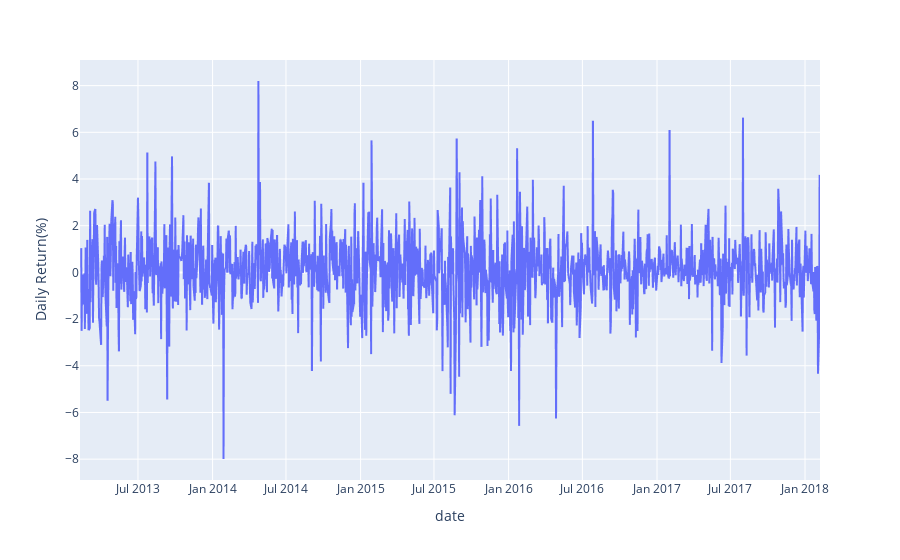

Notebook cell for this chart:
### Code cell
## Plotting Line-plot of "date" vs "Daily return(%)"
px.line(apple , x="date" , y="Daily Return(%)")

### Figure 1 — Plotly figure (JSON) as saved in the notebook; plotly's stock layout.template omitted (floating-point values rounded to 4 significant figures; data arrays with more than 128 entries replaced by an {"elided": "..."} marker saying what was removed)
{"data": [{"hovertemplate": "date=%{x}<br>Daily Return(%)=%{y}<extra></extra>", "legendgroup": "", "line": {"color": "#636efa", "dash": "solid"}, "marker": {"symbol": "circle"}, "mode": "lines", "name": "", "showlegend": false, "type": "scattergl", "x": {"elided": "1259 str values"}, "xaxis": "x", "y": {"elided": "1259 float values"}, "yaxis": "y"}], "layout": {"legend": {"tracegroupgap": 0}, "margin": {"t": 60}, "xaxis": {"anchor": "y", "domain": [0, 1], "title": {"text": "date"}}, "yaxis": {"anchor": "x", "domain": [0, 1], "title": {"text": "Daily Return(%)"}}}}
